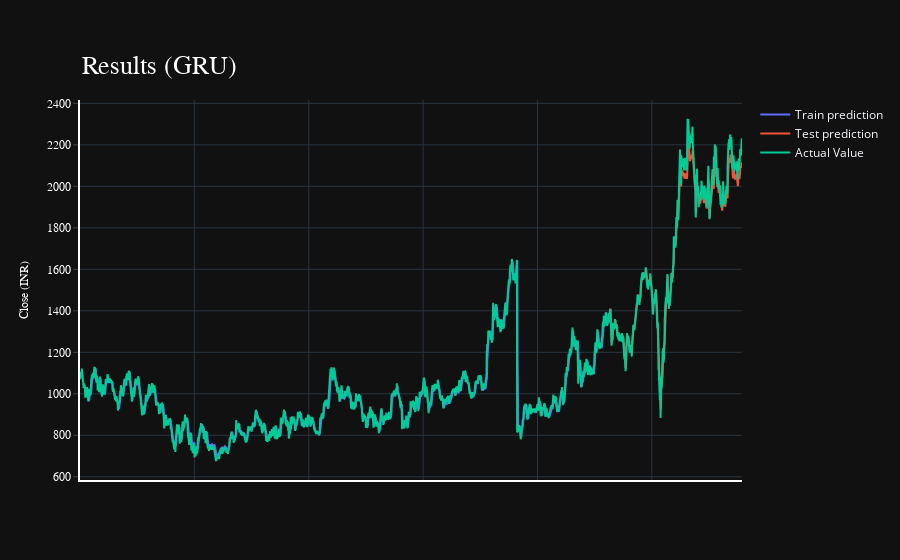

Source (notebook cell):
### Code cell
fig = go.Figure()
fig.add_trace(go.Scatter(go.Scatter(x=result.index, y=result[0],
                    mode='lines',
                    name='Train prediction')))
fig.add_trace(go.Scatter(x=result.index, y=result[1],
                    mode='lines',
                    name='Test prediction'))
fig.add_trace(go.Scatter(go.Scatter(x=result.index, y=result[2],
                    mode='lines',
                    name='Actual Value')))
fig.update_layout(
    xaxis=dict(
        showline=True,
        showgrid=True,
        showticklabels=False,
        linecolor='white',
        linewidth=2
    ),
    yaxis=dict(
        title_text='Close (INR)',
        titlefont=dict(
            family='Rockwell',
            size=12,
            color='white',
        ),
        showline=True,
        showgrid=True,
        showticklabels=True,
        linecolor='white',
        linewidth=2,
        ticks='outside',
        tickfont=dict(
            family='Rockwell',
            size=12,
            color='white',
        ),
    ),
    showlegend=True,
    template = 'plotly_dark'

)



annotations = []
annotations.append(dict(xref='paper', yref='paper', x=0.0, y=1.05,
                              xanchor='left', yanchor='bottom',
                              text='Results (GRU)',
                              font=dict(family='Rockwell',
                                        size=26,
                                        color='white'),
                              showarrow=False))
fig.update_layout(annotations=annotations)

fig.show()

### Figure 1 — Plotly figure (JSON) as saved in the notebook; plotly's stock layout.template omitted (floating-point values rounded to 4 significant figures; data arrays with more than 128 entries replaced by an {"elided": "..."} marker saying what was removed)
{"data": [{"mode": "lines", "name": "Train prediction", "type": "scatter", "x": {"elided": "2895 int values"}, "y": {"elided": "2895 float values"}}, {"mode": "lines", "name": "Test prediction", "type": "scatter", "x": {"elided": "2895 int values"}, "y": {"elided": "2895 float values"}}, {"mode": "lines", "name": "Actual Value", "type": "scatter", "x": {"elided": "2895 int values"}, "y": {"elided": "2895 float values"}}], "layout": {"annotations": [{"font": {"color": "white", "family": "Rockwell", "size": 26}, "showarrow": false, "text": "Results (GRU)", "x": 0, "xanchor": "left", "xref": "paper", "y": 1.05, "yanchor": "bottom", "yref": "paper"}], "showlegend": true, "xaxis": {"linecolor": "white", "linewidth": 2, "showgrid": true, "showline": true, "showticklabels": false}, "yaxis": {"linecolor": "white", "linewidth": 2, "showgrid": true, "showline": true, "showticklabels": true, "tickfont": {"color": "white", "family": "Rockwell", "size": 12}, "ticks": "outside", "title": {"font": {"color": "white", "family": "Rockwell", "size": 12}, "text": "Close (INR)"}}}}
